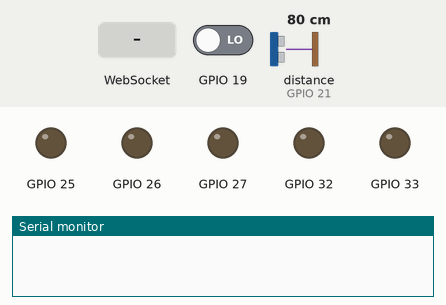
Recording of a sketch running on a simulated ESP32. On the bench: output pins drawn as LEDs (lit = HIGH), the last lines printed to the serial monitor. Wiring (inferred from the names in the program): ultrasonic range finder: trigger GPIO 5; echo GPIO 21. Dashed ring = blinking. The inputs (shaded band) are chosen by the test bench; at power-on: distance to the obstacle (sensor on GPIO 21) 80 cm, GPIO 19 LOW. The echo pulse lasts 58.3 µs per cm; WiFi joins after 1.5 s; servers stay silent unless stated; random numbers use the default seed unless the sketch sets one; pins used as bus, display or sensor lines are not drawn.

Above: at 0.0 s.
At 1.64 s:
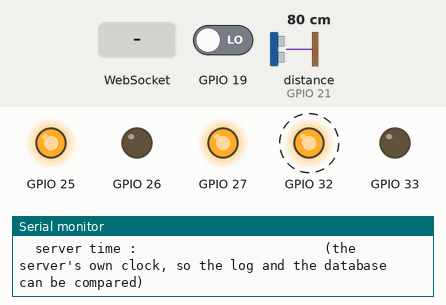
At 2.7 s:
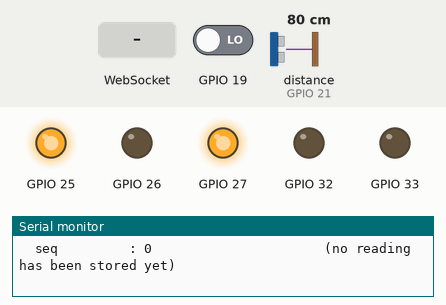
2.8 s: distance to the obstacle (sensor on GPIO 21) set to 2 cm
5.0 s: WebSocket text "closed" received
6.5 s: distance to the obstacle (sensor on GPIO 21) set to 120 cm
Timing chart, 0 to 9.5 s (numbered marks = the images above; inputs shaded):
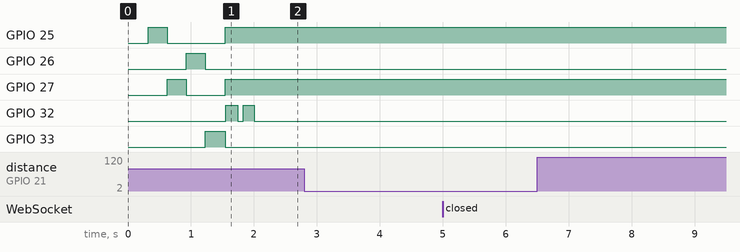

Measured:
- by itself, GPIO 32: alternates HIGH for 0.18 s and LOW for 0.09 s, 4 changes in all, then stays LOW

The sketch:

myturn_desk.ino
```cpp
/*
 * MyTurn service desk board  -  ESP32 DevKitC
 *
 * Files:  config.h (pins + tuning)   secrets.h (copy from secrets.example.h)
 *         Sensor.*  HC-SR04          Pir.*  HC-SR501 approach
 *         Indicators.*  LEDs/buzzer  Api.*  Wi-Fi + authenticated WebSocket
 * Wiring: see WIRING.md.  Board: "ESP32 Dev Module".
 *
 * Api.* is deliberately NOT called Network.*: the ESP32 core ships its own
 * Network.h, and a file of that name in the sketch folder shadows it, because
 * the sketch folder is searched first. The core's WiFiGeneric.h then includes
 * ours instead of its own and the build dies with "redefinition of struct
 * Net::Reading" and "'network_event_handle_t' does not name a type".
 */
#include <WiFi.h>
#include <esp_system.h>
#include <esp_task_wdt.h>
#include "config.h"
#include "Sensor.h"
#include "Pir.h"
#include "Indicators.h"
#include "Api.h"

static unsigned long lastSend = 0;
static unsigned long lastWdtFeed = 0;
static Net::Setting deskSetting;   // last state read from the server; "paused" until then

static Light chooseLight(const Net::Setting &s, bool occupied) {
  // A missing authoritative state is a connection fault, not an ordinary
  // pause. Never show green or a stale blue call while disconnected.
  if (!s.valid) return Light::Fault;
  if (s.state == "closed") return Light::Yellow;
  // Blue is the call light and only the call light: a visitor is being called,
  // between call-next and served/no-show. Nothing else may use this colour, or
  // a closed desk would look like a number waiting to be collected.
  if (s.state == "active" && s.callId > 0 && (s.callEvent == "called" || s.callEvent == "recalled")) {
    return Light::Blue;
  }
  if (s.state == "paused") return Light::Yellow;
  return occupied ? Light::Red : Light::Green;
}

// What the link to the server is doing, in words. The value in the "ws" row
// names the state; this says what that state means.
static const char *wsNote(const char *socket) {
  if (!strcmp(socket, "acked"))          return "the server stored the reading";
  if (!strcmp(socket, "no-ack"))        return "sent, but the server has not confirmed it";
  if (!strcmp(socket, "wifi down"))     return "the board is not on the network";
  if (!strcmp(socket, "reconnecting"))  return "the board is reconnecting to the server";
  if (!strcmp(socket, "authenticating")) return "the server is checking the board";
  if (!strcmp(socket, "state expired") || !strcmp(socket, "stale state"))
                                        return "the server's last snapshot is too old";
  if (!strcmp(socket, "config error"))  return "the sketch cannot work out where to connect";
  return "the board has just started";
}

// One report, one block, one timestamp.
//
// The sensors and the link are printed together because they belong to the
// same cycle: what the board saw at the counter, and what it was doing about
// it. One timestamp per block says which cycle a line belongs to; the earlier
// format wrote two headers for the same cycle, so a reader had to guess
// whether the two were the same moment.
//
// Every row carries a note that says what its value means, so the block can
// be read on its own: what "400.0 cm" is, why the light is green, and what
// "acked" says about the server.
static void logReport(float cm) {
  Net::Connection c;
  Net::connection(c);

  // The socket field names the reason when it is not ready, so a fault says
  // what is wrong instead of only that something is.
  const char *socket = Net::ready()
      ? (Net::readingAcknowledged() ? "acked" : "no-ack")
      : Net::lastError();

  char value[64], note[112];

  // One lock, so a block never arrives half-written.
  Net::serialLock();
  Serial.printf("[%8lu ms] report :\n", millis());

  // distance: the median of the last five readings, which is what the desk
  // decides on.
  if (Sensor::faulted()) {
    strcpy(value, "no echo");
    strcpy(note, "the sensor is not answering - check the wiring");
  } else if (cm < 0) {
    strcpy(value, "warming up");
    strcpy(note, "three readings are needed before the median is trusted");
  } else if (cm >= MAX_CM) {
    strcpy(value, "nothing in range");
    strcpy(note, "nothing within 400 cm");
  } else {
    snprintf(value, sizeof value, "%.1f cm", cm);
    strcpy(note, cm < OCCUPIED_CM
                 ? "under 100 cm, so the counter counts as occupied"
                 : "over 100 cm, so the counter counts as clear");
  }
  Net::logRow("distance", value, note);

  // raw: the last single reading, before the median smooths it out. The two
  // together show whether the counter is quiet or in motion.
  float raw = Sensor::rawCm();
  if (raw < 0) {
    strcpy(value, "no echo");
    strcpy(note, "the sensor is not answering");
  } else if (raw >= MAX_CM) {
    snprintf(value, sizeof value, "%.1f cm", raw);
    strcpy(note, "the sensor's own \"nothing in range\" answer");
  } else if (raw < MIN_CM) {
    snprintf(value, sizeof value, "%.1f cm", raw);
    strcpy(note, "too close to trust: the module rings at 2-11 cm");
  } else {
    snprintf(value, sizeof value, "%.1f cm", raw);
    strcpy(note, "the last single reading");
  }
  Net::logRow("raw", value, note);

  // occupied: the ultrasonic's own conclusion. Nothing else may claim it.
  bool occupied = Sensor::occupied();
  strcpy(value, occupied ? "yes" : "no");
  strcpy(note, occupied ? "someone is at the counter" : "the counter is clear");
  Net::logRow("occupied", value, note);

  // pir: the movement sensor. It reports an approach; it never decides.
  if (!Pir::ready()) {
    strcpy(value, "warming up");
    strcpy(note, "the PIR settles for 60 s after power-on");
  } else if (Pir::motion()) {
    strcpy(value, "movement");
    strcpy(note, "the PIR saw someone approach");
  } else {
    strcpy(value, "still");
    strcpy(note, "the PIR sees no movement");
  }
  Net::logRow("pir", value, note);

  // led: the colour, and the reason for it.
  Light light = Indicators::light();
  strcpy(value, Indicators::lightName(light));
  switch (light) {
    case Light::Green:  strcpy(note, "the desk is open and the counter is clear"); break;
    case Light::Red:    strcpy(note, "someone is at the counter"); break;
    case Light::Yellow: strcpy(note, "the desk is paused, closed or not known yet"); break;
    case Light::Blue:   strcpy(note, "a visitor is being called"); break;
    case Light::Fault:  strcpy(note, "connection unavailable; red and yellow are on together"); break;
    default:            strcpy(note, "no light is on"); break;
  }
  Net::logRow("led", value, note);

  // wifi: the board's own network, not the desk's.
  strcpy(value, c.wifiUp ? "up" : "down");
  strcpy(note, c.wifiUp ? "the board is on the network" : "the board is not on the network");
  Net::logRow("wifi", value, note);

  strcpy(value, c.wifiUp ? c.ip : "none");
  strcpy(note, c.wifiUp ? "the board's address on the network" : "the board has no address yet");
  Net::logRow("address", value, note);

  if (c.wifiUp) {
    snprintf(value, sizeof value, "%d dBm", c.rssi);
    strcpy(note, "the Wi-Fi strength; near 0 is good");
  } else {
    strcpy(value, "none");
    strcpy(note, "no signal while the board is down");
  }
  Net::logRow("signal", value, note);

  // ws: the link to the server.
  strcpy(value, socket);
  strcpy(note, wsNote(socket));
  Net::logRow("ws", value, note);

  // desk: the counter the server assigned to this board.
  if (c.deskId > 0) {
    snprintf(value, sizeof value, "%ld", c.deskId);
    strcpy(note, "the counter the server assigned");
  } else {
    strcpy(value, "none");
    strcpy(note, "the server has not assigned a counter yet");
  }
  Net::logRow("desk", value, note);

  // state: what the desk is doing, server-side.
  strcpy(value, c.serviceState);
  if (!strcmp(c.serviceState, "active"))       strcpy(note, "the desk is open");
  else if (!strcmp(c.serviceState, "paused")) strcpy(note, "the desk is paused");
  else if (!strcmp(c.serviceState, "closed")) strcpy(note, "the desk is closed");
  else                                          strcpy(note, "the server has not said yet");
  Net::logRow("state", value, note);

  // call: who is being called to this desk.
  strcpy(value, c.callEvent);
  if (!strcmp(c.callEvent, "called"))        strcpy(note, "a visitor is being called");
  else if (!strcmp(c.callEvent, "recalled")) strcpy(note, "the visitor is being called again");
  else                                        strcpy(note, "nobody is being called");
  Net::logRow("call", value, note);

  // seq: the last reading the server stored.
  snprintf(value, sizeof value, "%ld", c.lastAckSequence);
  strcpy(note, c.lastAckSequence > 0 ? "the reading number the server stored"
                                      : "no reading has been stored yet");
  Net::logRow("seq", value, note);

  Net::serialUnlock();
}

// The connection in full, printed when it changes and every 30 s otherwise.
// This is the block to read when a board will not connect: it says what the
// board believes about the network, the socket, the assignment and the last
// thing that happened, in one place, and every line says what it means.
static void logConnection(const Net::Connection &c) {
  char value[112], note[112];

  Net::serialLock();
  Serial.println("=== connection ================================================");

  snprintf(value, sizeof value, "%lu ms", millis());
  strcpy(note, "the time since the board was powered");
  Net::logRow("uptime", value, note);

  strcpy(value, c.wifiUp ? "up" : "down");
  strcpy(note, c.wifiUp ? "the board is on the network" : "the board is not on the network");
  Net::logRow("wifi", value, note);

  strcpy(value, c.wifiUp ? c.ip : "none");
  strcpy(note, c.wifiUp ? "the board's address on the network" : "the board has no address yet");
  Net::logRow("address", value, note);

  if (c.wifiUp) {
    snprintf(value, sizeof value, "%d dBm", c.rssi);
    strcpy(note, "the Wi-Fi strength; near 0 is good");
  } else {
    strcpy(value, "none");
    strcpy(note, "no signal while the board is down");
  }
  Net::logRow("signal", value, note);

  strcpy(value, c.endpoint);
  strcpy(note, "where the board connects");
  Net::logRow("endpoint", value, note);

  strcpy(value, c.socketUp ? "up" : "down");
  strcpy(note, c.socketUp ? "the link to the server is open" : "the link to the server is closed");
  Net::logRow("socket", value, note);

  strcpy(value, c.authenticated ? "ok" : "no");
  strcpy(note, c.authenticated ? "the server accepted this board" : "the server has not accepted this board");
  Net::logRow("auth", value, note);

  if (c.deskId > 0) {
    snprintf(value, sizeof value, "%ld", c.deskId);
    strcpy(note, "the counter the server assigned");
  } else {
    strcpy(value, "none");
    strcpy(note, "the server has not assigned a counter yet");
  }
  Net::logRow("desk", value, note);

  strcpy(value, c.serviceState);
  if (!strcmp(c.serviceState, "active"))       strcpy(note, "the desk is open");
  else if (!strcmp(c.serviceState, "paused")) strcpy(note, "the desk is paused");
  else if (!strcmp(c.serviceState, "closed")) strcpy(note, "the desk is closed");
  else                                          strcpy(note, "the server has not said yet");
  Net::logRow("state", value, note);

  strcpy(value, c.callEvent);
  if (!strcmp(c.callEvent, "called"))        strcpy(note, "a visitor is being called");
  else if (!strcmp(c.callEvent, "recalled")) strcpy(note, "the visitor is being called again");
  else                                        strcpy(note, "nobody is being called");
  Net::logRow("call", value, note);

  strcpy(value, c.lastEvent);
  strcpy(note, "the last thing that happened");
  Net::logRow("last event", value, note);

  snprintf(value, sizeof value, "%d", c.failures);
  strcpy(note, "connection failures since boot");
  Net::logRow("failures", value, note);

  snprintf(value, sizeof value, "%ld", c.lastAckSequence);
  strcpy(note, c.lastAckSequence > 0 ? "the reading number the server stored"
                                      : "no reading has been stored yet");
  Net::logRow("seq", value, note);

  strcpy(value, c.lastAckTime);
  strcpy(note, "the server's own clock, so the log and the database can be compared");
  Net::logRow("server time", value, note);

  Serial.println("================================================================");
  Net::serialUnlock();
}

static void applyPushedSetting() {
  Net::Setting fresh;
  bool pushed = Net::takeSetting(fresh);
  bool ready = Net::ready();
  // Only a transition starts/stops the fault pattern. Silencing on every
  // offline pass would cut off its first beep and prevent the second one.
  Indicators::connectionFault(!ready);
  if (!ready) {
    deskSetting = Net::Setting();
    return;
  }
  if (pushed) {
    deskSetting = fresh;
    if (fresh.valid) {
      if (fresh.baseline || fresh.state != "active") Indicators::baselineCall(fresh.callId);
      else Indicators::announceCall(fresh.callId, fresh.callEvent, fresh.callAge);
    }
  }
}

static void sendReport() {
  float cm = Sensor::distanceCm();
  Net::Reading reading{cm, Sensor::occupied(), Pir::near(),
                       Indicators::lightName(Indicators::light())};
  Net::postReading(reading);
  logReport(cm);
}

void setup() {
  Serial.begin(115200);
  delay(300);

  uint64_t mac = ESP.getEfuseMac();
  char value[64];
  Net::serialLock();
  Serial.println("\n=== MyTurn service desk board ============================");
  snprintf(value, sizeof value, "%02X:%02X:%02X:%02X:%02X:%02X",
           (uint8_t)(mac >> 40), (uint8_t)(mac >> 32), (uint8_t)(mac >> 24),
           (uint8_t)(mac >> 16), (uint8_t)(mac >> 8), (uint8_t)mac);
  Net::logRow("board MAC", value, "the board's address on the network");
  snprintf(value, sizeof value, "%08X", (uint32_t)(mac >> 32));
  Net::logRow("chip id", value, "the chip's own identifier");
  snprintf(value, sizeof value, "%lu bytes", (unsigned long)ESP.getFreeHeap());
  Net::logRow("free heap", value, "memory still free");
  Net::serialUnlock();

  // The Arduino core already brings the task watchdog up in initArduino(), so
  // the running watchdog is reconfigured here rather than initialised again:
  // a second init is refused by the ESP-IDF and is reported as an error at
  // every boot, and the core's own timeout (5 s, panic) is not the one this
  // project wants.
  esp_task_wdt_config_t wdt_config = {
    .timeout_ms = WDT_TIMEOUT_MS,
    .idle_core_mask = 0x03,  // Watch both cores (ESP32 is dual-core)
    .trigger_panic = false,
  };
  esp_err_t wdt = esp_task_wdt_reconfigure(&wdt_config);
  if (wdt != ESP_OK) wdt = esp_task_wdt_init(&wdt_config);
  esp_task_wdt_add(NULL);
  lastWdtFeed = millis();
  Net::serialLock();
  char wdtLine[64];
  snprintf(wdtLine, sizeof wdtLine, "%lu ms timeout, %s", WDT_TIMEOUT_MS,
           wdt == ESP_OK ? "armed" : "not armed");
  Net::logRow("watchdog", wdtLine, "the board is reset if the loop hangs; fed every 2000 ms");
  Net::serialUnlock();

  Indicators::begin();
  Indicators::runStartupSequence();
  Sensor::begin();
  Pir::begin();
  Net::begin();
}

void loop() {
  // Feed watchdog every WDT_FEED_INTERVAL_MS to prevent reset
  if (millis() - lastWdtFeed >= WDT_FEED_INTERVAL_MS) {
    esp_task_wdt_reset();
    lastWdtFeed = millis();
  }

  Sensor::update();
  Pir::update(Sensor::occupied());
  Indicators::update();
  applyPushedSetting();

  // Applied every pass, from the last state read, so somebody arriving or
  // leaving turns the light over without waiting for the network.
  Indicators::setLight(chooseLight(deskSetting, Sensor::occupied()));

  // The connection in full, when it changes and every 30 s otherwise, so a
  // fault that never recovers is still on the log. It is read once a second
  // rather than on every pass, because the sensor loop runs far faster than
  // anything about the connection changes.
  static char seenEvent[96] = "";
  static bool seenWifi = false, seenSocket = false, seenAuth = false;
  static unsigned long lastDetailAt = 0, lastCheckAt = 0;
  if (millis() - lastCheckAt >= 1000) {
    lastCheckAt = millis();
    Net::Connection current;
    Net::connection(current);
    bool connectionChanged = current.wifiUp != seenWifi
                          || current.socketUp != seenSocket
                          || current.authenticated != seenAuth
                          || strcmp(current.lastEvent, seenEvent) != 0;
    if (connectionChanged || millis() - lastDetailAt >= CONNECTION_LOG_MS) {
      logConnection(current);
      seenWifi = current.wifiUp;
      seenSocket = current.socketUp;
      seenAuth = current.authenticated;
      strlcpy(seenEvent, current.lastEvent, sizeof seenEvent);
      lastDetailAt = millis();
    }
  }

  unsigned long interval = Pir::approaching() ? FAST_MS : INTERVAL_MS;
  // Occupancy, approach and applied LED changes are sent without waiting for
  // the periodic report. Only the latest reading is queued while offline.
  static bool lastOccupied = false, lastApproach = false, wasReady = false;
  static Light lastLight = Light::Yellow;
  bool ready = Net::ready();
  bool changed = lastOccupied != Sensor::occupied() || lastApproach != Pir::near() || lastLight != Indicators::light();
  if (changed || (ready && !wasReady) || millis() - lastSend >= interval) {
    sendReport();
    lastSend = millis();
    lastOccupied = Sensor::occupied();
    lastApproach = Pir::near();
    lastLight = Indicators::light();
  }
  wasReady = ready;
  delay(2);
}
```

Pir.h
```cpp
#pragma once
#include <Arduino.h>

// HC-SR501 approach detection. An approach that never becomes occupancy is a walk-past.
namespace Pir {
void begin();
void update(bool occupied);
bool approaching();   // drives the fast reporting rate
bool near();          // what the API is told (false during PIR warm-up)
bool motion();        // raw pin
bool ready();
}
```

Source omitted: Api.cpp (15423 bytes), Api.h (2152 bytes), Indicators.cpp (3202 bytes), Indicators.h (847 bytes), Pir.cpp (2616 bytes), Sensor.cpp (4422 bytes), Sensor.h (458 bytes), secrets.example.h (485 bytes), config.h (4191 bytes)
